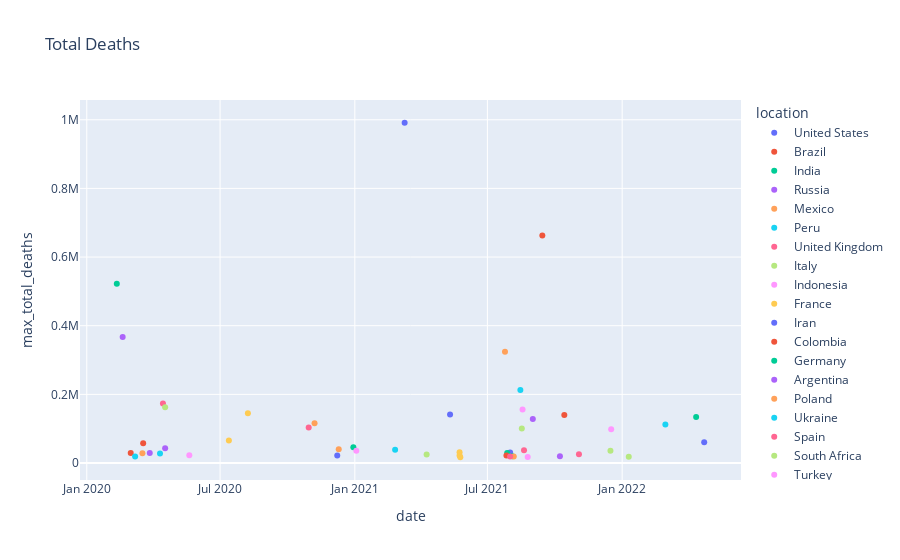

The cell this chart's notebook holds for it:
### Code cell
#scatter plot of Top 50 countries with the highest number of deaths till that date
fig = px.scatter(sorted_max_50deaths_df, x='date',y='max_total_deaths', color='location',title='Total Deaths')
fig.show()

### Figure 1 — Plotly figure (JSON) as saved in the notebook; plotly's stock layout.template omitted (floating-point values rounded to 4 significant figures)
{"data": [{"hovertemplate": "location=United States<br>date=%{x}<br>max_total_deaths=%{y}<extra></extra>", "legendgroup": "United States", "marker": {"color": "#636efa", "symbol": "circle"}, "mode": "markers", "name": "United States", "orientation": "v", "showlegend": true, "type": "scatter", "x": ["2021-03-10T00:00:00"], "xaxis": "x", "y": [991254], "yaxis": "y"}, {"hovertemplate": "location=Brazil<br>date=%{x}<br>max_total_deaths=%{y}<extra></extra>", "legendgroup": "Brazil", "marker": {"color": "#EF553B", "symbol": "circle"}, "mode": "markers", "name": "Brazil", "orientation": "v", "showlegend": true, "type": "scatter", "x": ["2021-09-14T00:00:00"], "xaxis": "x", "y": [662891], "yaxis": "y"}, {"hovertemplate": "location=India<br>date=%{x}<br>max_total_deaths=%{y}<extra></extra>", "legendgroup": "India", "marker": {"color": "#00cc96", "symbol": "circle"}, "mode": "markers", "name": "India", "orientation": "v", "showlegend": true, "type": "scatter", "x": ["2020-02-11T00:00:00"], "xaxis": "x", "y": [522223], "yaxis": "y"}, {"hovertemplate": "location=Russia<br>date=%{x}<br>max_total_deaths=%{y}<extra></extra>", "legendgroup": "Russia", "marker": {"color": "#ab63fa", "symbol": "circle"}, "mode": "markers", "name": "Russia", "orientation": "v", "showlegend": true, "type": "scatter", "x": ["2020-02-19T00:00:00"], "xaxis": "x", "y": [367366], "yaxis": "y"}, {"hovertemplate": "location=Mexico<br>date=%{x}<br>max_total_deaths=%{y}<extra></extra>", "legendgroup": "Mexico", "marker": {"color": "#FFA15A", "symbol": "circle"}, "mode": "markers", "name": "Mexico", "orientation": "v", "showlegend": true, "type": "scatter", "x": ["2021-07-25T00:00:00"], "xaxis": "x", "y": [324129], "yaxis": "y"}, {"hovertemplate": "location=Peru<br>date=%{x}<br>max_total_deaths=%{y}<extra></extra>", "legendgroup": "Peru", "marker": {"color": "#19d3f3", "symbol": "circle"}, "mode": "markers", "name": "Peru", "orientation": "v", "showlegend": true, "type": "scatter", "x": ["2021-08-15T00:00:00"], "xaxis": "x", "y": [212742], "yaxis": "y"}, {"hovertemplate": "location=United Kingdom<br>date=%{x}<br>max_total_deaths=%{y}<extra></extra>", "legendgroup": "United Kingdom", "marker": {"color": "#FF6692", "symbol": "circle"}, "mode": "markers", "name": "United Kingdom", "orientation": "v", "showlegend": true, "type": "scatter", "x": ["2020-04-14T00:00:00"], "xaxis": "x", "y": [173518], "yaxis": "y"}, {"hovertemplate": "location=Italy<br>date=%{x}<br>max_total_deaths=%{y}<extra></extra>", "legendgroup": "Italy", "marker": {"color": "#B6E880", "symbol": "circle"}, "mode": "markers", "name": "Italy", "orientation": "v", "showlegend": true, "type": "scatter", "x": ["2020-04-17T00:00:00"], "xaxis": "x", "y": [162688], "yaxis": "y"}, {"hovertemplate": "location=Indonesia<br>date=%{x}<br>max_total_deaths=%{y}<extra></extra>", "legendgroup": "Indonesia", "marker": {"color": "#FF97FF", "symbol": "circle"}, "mode": "markers", "name": "Indonesia", "orientation": "v", "showlegend": true, "type": "scatter", "x": ["2021-08-18T00:00:00"], "xaxis": "x", "y": [156100], "yaxis": "y"}, {"hovertemplate": "location=France<br>date=%{x}<br>max_total_deaths=%{y}<extra></extra>", "legendgroup": "France", "marker": {"color": "#FECB52", "symbol": "circle"}, "mode": "markers", "name": "France", "orientation": "v", "showlegend": true, "type": "scatter", "x": ["2020-08-08T00:00:00"], "xaxis": "x", "y": [145129], "yaxis": "y"}, {"hovertemplate": "location=Iran<br>date=%{x}<br>max_total_deaths=%{y}<extra></extra>", "legendgroup": "Iran", "marker": {"color": "#636efa", "symbol": "circle"}, "mode": "markers", "name": "Iran", "orientation": "v", "showlegend": true, "type": "scatter", "x": ["2021-05-11T00:00:00"], "xaxis": "x", "y": [140975], "yaxis": "y"}, {"hovertemplate": "location=Colombia<br>date=%{x}<br>max_total_deaths=%{y}<extra></extra>", "legendgroup": "Colombia", "marker": {"color": "#EF553B", "symbol": "circle"}, "mode": "markers", "name": "Colombia", "orientation": "v", "showlegend": true, "type": "scatter", "x": ["2021-10-14T00:00:00"], "xaxis": "x", "y": [139778], "yaxis": "y"}, {"hovertemplate": "location=Germany<br>date=%{x}<br>max_total_deaths=%{y}<extra></extra>", "legendgroup": "Germany", "marker": {"color": "#00cc96", "symbol": "circle"}, "mode": "markers", "name": "Germany", "orientation": "v", "showlegend": true, "type": "scatter", "x": ["2022-04-12T00:00:00"], "xaxis": "x", "y": [134185], "yaxis": "y"}, {"hovertemplate": "location=Argentina<br>date=%{x}<br>max_total_deaths=%{y}<extra></extra>", "legendgroup": "Argentina", "marker": {"color": "#ab63fa", "symbol": "circle"}, "mode": "markers", "name": "Argentina", "orientation": "v", "showlegend": true, "type": "scatter", "x": ["2021-09-01T00:00:00"], "xaxis": "x", "y": [128344], "yaxis": "y"}, {"hovertemplate": "location=Poland<br>date=%{x}<br>max_total_deaths=%{y}<extra></extra>", "legendgroup": "Poland", "marker": {"color": "#FFA15A", "symbol": "circle"}, "mode": "markers", "name": "Poland", "orientation": "v", "showlegend": true, "type": "scatter", "x": ["2020-11-07T00:00:00"], "xaxis": "x", "y": [115948], "yaxis": "y"}, {"hovertemplate": "location=Ukraine<br>date=%{x}<br>max_total_deaths=%{y}<extra></extra>", "legendgroup": "Ukraine", "marker": {"color": "#19d3f3", "symbol": "circle"}, "mode": "markers", "name": "Ukraine", "orientation": "v", "showlegend": true, "type": "scatter", "x": ["2022-03-01T00:00:00"], "xaxis": "x", "y": [112459], "yaxis": "y"}, {"hovertemplate": "location=Spain<br>date=%{x}<br>max_total_deaths=%{y}<extra></extra>", "legendgroup": "Spain", "marker": {"color": "#FF6692", "symbol": "circle"}, "mode": "markers", "name": "Spain", "orientation": "v", "showlegend": true, "type": "scatter", "x": ["2020-10-30T00:00:00"], "xaxis": "x", "y": [103721], "yaxis": "y"}, {"hovertemplate": "location=South Africa<br>date=%{x}<br>max_total_deaths=%{y}<extra></extra>", "legendgroup": "South Africa", "marker": {"color": "#B6E880", "symbol": "circle"}, "mode": "markers", "name": "South Africa", "orientation": "v", "showlegend": true, "type": "scatter", "x": ["2021-08-17T00:00:00"], "xaxis": "x", "y": [100303], "yaxis": "y"}, {"hovertemplate": "location=Turkey<br>date=%{x}<br>max_total_deaths=%{y}<extra></extra>", "legendgroup": "Turkey", "marker": {"color": "#FF97FF", "symbol": "circle"}, "mode": "markers", "name": "Turkey", "orientation": "v", "showlegend": true, "type": "scatter", "x": ["2021-12-17T00:00:00"], "xaxis": "x", "y": [98691], "yaxis": "y"}, {"hovertemplate": "location=Romania<br>date=%{x}<br>max_total_deaths=%{y}<extra></extra>", "legendgroup": "Romania", "marker": {"color": "#FECB52", "symbol": "circle"}, "mode": "markers", "name": "Romania", "orientation": "v", "showlegend": true, "type": "scatter", "x": ["2020-07-13T00:00:00"], "xaxis": "x", "y": [65427], "yaxis": "y"}, {"hovertemplate": "location=Philippines<br>date=%{x}<br>max_total_deaths=%{y}<extra></extra>", "legendgroup": "Philippines", "marker": {"color": "#636efa", "symbol": "circle"}, "mode": "markers", "name": "Philippines", "orientation": "v", "showlegend": true, "type": "scatter", "x": ["2022-04-23T00:00:00"], "xaxis": "x", "y": [60182], "yaxis": "y"}, {"hovertemplate": "location=Chile<br>date=%{x}<br>max_total_deaths=%{y}<extra></extra>", "legendgroup": "Chile", "marker": {"color": "#EF553B", "symbol": "circle"}, "mode": "markers", "name": "Chile", "orientation": "v", "showlegend": true, "type": "scatter", "x": ["2020-03-18T00:00:00"], "xaxis": "x", "y": [57375], "yaxis": "y"}, {"hovertemplate": "location=Hungary<br>date=%{x}<br>max_total_deaths=%{y}<extra></extra>", "legendgroup": "Hungary", "marker": {"color": "#00cc96", "symbol": "circle"}, "mode": "markers", "name": "Hungary", "orientation": "v", "showlegend": true, "type": "scatter", "x": ["2020-12-30T00:00:00"], "xaxis": "x", "y": [46048], "yaxis": "y"}, {"hovertemplate": "location=Vietnam<br>date=%{x}<br>max_total_deaths=%{y}<extra></extra>", "legendgroup": "Vietnam", "marker": {"color": "#ab63fa", "symbol": "circle"}, "mode": "markers", "name": "Vietnam", "orientation": "v", "showlegend": true, "type": "scatter", "x": ["2020-04-17T00:00:00"], "xaxis": "x", "y": [43013], "yaxis": "y"}, {"hovertemplate": "location=Czechia<br>date=%{x}<br>max_total_deaths=%{y}<extra></extra>", "legendgroup": "Czechia", "marker": {"color": "#FFA15A", "symbol": "circle"}, "mode": "markers", "name": "Czechia", "orientation": "v", "showlegend": true, "type": "scatter", "x": ["2020-12-10T00:00:00"], "xaxis": "x", "y": [40083], "yaxis": "y"}, {"hovertemplate": "location=Canada<br>date=%{x}<br>max_total_deaths=%{y}<extra></extra>", "legendgroup": "Canada", "marker": {"color": "#19d3f3", "symbol": "circle"}, "mode": "markers", "name": "Canada", "orientation": "v", "showlegend": true, "type": "scatter", "x": ["2021-02-25T00:00:00"], "xaxis": "x", "y": [38849], "yaxis": "y"}, {"hovertemplate": "location=Bulgaria<br>date=%{x}<br>max_total_deaths=%{y}<extra></extra>", "legendgroup": "Bulgaria", "marker": {"color": "#FF6692", "symbol": "circle"}, "mode": "markers", "name": "Bulgaria", "orientation": "v", "showlegend": true, "type": "scatter", "x": ["2021-08-20T00:00:00"], "xaxis": "x", "y": [36854], "yaxis": "y"}, {"hovertemplate": "location=Ecuador<br>date=%{x}<br>max_total_deaths=%{y}<extra></extra>", "legendgroup": "Ecuador", "marker": {"color": "#B6E880", "symbol": "circle"}, "mode": "markers", "name": "Ecuador", "orientation": "v", "showlegend": true, "type": "scatter", "x": ["2021-12-16T00:00:00"], "xaxis": "x", "y": [35581], "yaxis": "y"}, {"hovertemplate": "location=Malaysia<br>date=%{x}<br>max_total_deaths=%{y}<extra></extra>", "legendgroup": "Malaysia", "marker": {"color": "#FF97FF", "symbol": "circle"}, "mode": "markers", "name": "Malaysia", "orientation": "v", "showlegend": true, "type": "scatter", "x": ["2021-01-03T00:00:00"], "xaxis": "x", "y": [35499], "yaxis": "y"}, {"hovertemplate": "location=Belgium<br>date=%{x}<br>max_total_deaths=%{y}<extra></extra>", "legendgroup": "Belgium", "marker": {"color": "#FECB52", "symbol": "circle"}, "mode": "markers", "name": "Belgium", "orientation": "v", "showlegend": true, "type": "scatter", "x": ["2021-05-24T00:00:00"], "xaxis": "x", "y": [31319], "yaxis": "y"}, {"hovertemplate": "location=Pakistan<br>date=%{x}<br>max_total_deaths=%{y}<extra></extra>", "legendgroup": "Pakistan", "marker": {"color": "#636efa", "symbol": "circle"}, "mode": "markers", "name": "Pakistan", "orientation": "v", "showlegend": true, "type": "scatter", "x": ["2021-08-01T00:00:00"], "xaxis": "x", "y": [30369], "yaxis": "y"}, {"hovertemplate": "location=Japan<br>date=%{x}<br>max_total_deaths=%{y}<extra></extra>", "legendgroup": "Japan", "marker": {"color": "#EF553B", "symbol": "circle"}, "mode": "markers", "name": "Japan", "orientation": "v", "showlegend": true, "type": "scatter", "x": ["2020-03-01T00:00:00"], "xaxis": "x", "y": [29305], "yaxis": "y"}, {"hovertemplate": "location=Bangladesh<br>date=%{x}<br>max_total_deaths=%{y}<extra></extra>", "legendgroup": "Bangladesh", "marker": {"color": "#00cc96", "symbol": "circle"}, "mode": "markers", "name": "Bangladesh", "orientation": "v", "showlegend": true, "type": "scatter", "x": ["2021-07-28T00:00:00"], "xaxis": "x", "y": [29127], "yaxis": "y"}, {"hovertemplate": "location=Greece<br>date=%{x}<br>max_total_deaths=%{y}<extra></extra>", "legendgroup": "Greece", "marker": {"color": "#ab63fa", "symbol": "circle"}, "mode": "markers", "name": "Greece", "orientation": "v", "showlegend": true, "type": "scatter", "x": ["2020-03-27T00:00:00"], "xaxis": "x", "y": [28867], "yaxis": "y"}, {"hovertemplate": "location=Tunisia<br>date=%{x}<br>max_total_deaths=%{y}<extra></extra>", "legendgroup": "Tunisia", "marker": {"color": "#FFA15A", "symbol": "circle"}, "mode": "markers", "name": "Tunisia", "orientation": "v", "showlegend": true, "type": "scatter", "x": ["2020-03-17T00:00:00"], "xaxis": "x", "y": [28533], "yaxis": "y"}, {"hovertemplate": "location=Thailand<br>date=%{x}<br>max_total_deaths=%{y}<extra></extra>", "legendgroup": "Thailand", "marker": {"color": "#19d3f3", "symbol": "circle"}, "mode": "markers", "name": "Thailand", "orientation": "v", "showlegend": true, "type": "scatter", "x": ["2020-04-10T00:00:00"], "xaxis": "x", "y": [27899], "yaxis": "y"}, {"hovertemplate": "location=Iraq<br>date=%{x}<br>max_total_deaths=%{y}<extra></extra>", "legendgroup": "Iraq", "marker": {"color": "#FF6692", "symbol": "circle"}, "mode": "markers", "name": "Iraq", "orientation": "v", "showlegend": true, "type": "scatter", "x": ["2021-11-03T00:00:00"], "xaxis": "x", "y": [25205], "yaxis": "y"}, {"hovertemplate": "location=Egypt<br>date=%{x}<br>max_total_deaths=%{y}<extra></extra>", "legendgroup": "Egypt", "marker": {"color": "#B6E880", "symbol": "circle"}, "mode": "markers", "name": "Egypt", "orientation": "v", "showlegend": true, "type": "scatter", "x": ["2021-04-09T00:00:00"], "xaxis": "x", "y": [24613], "yaxis": "y"}, {"hovertemplate": "location=Netherlands<br>date=%{x}<br>max_total_deaths=%{y}<extra></extra>", "legendgroup": "Netherlands", "marker": {"color": "#FF97FF", "symbol": "circle"}, "mode": "markers", "name": "Netherlands", "orientation": "v", "showlegend": true, "type": "scatter", "x": ["2020-05-20T00:00:00"], "xaxis": "x", "y": [22313], "yaxis": "y"}, {"hovertemplate": "location=South Korea<br>date=%{x}<br>max_total_deaths=%{y}<extra></extra>", "legendgroup": "South Korea", "marker": {"color": "#FECB52", "symbol": "circle"}, "mode": "markers", "name": "South Korea", "orientation": "v", "showlegend": true, "type": "scatter", "x": ["2021-05-24T00:00:00"], "xaxis": "x", "y": [22243], "yaxis": "y"}, {"hovertemplate": "location=Portugal<br>date=%{x}<br>max_total_deaths=%{y}<extra></extra>", "legendgroup": "Portugal", "marker": {"color": "#636efa", "symbol": "circle"}, "mode": "markers", "name": "Portugal", "orientation": "v", "showlegend": true, "type": "scatter", "x": ["2020-12-08T00:00:00"], "xaxis": "x", "y": [22162], "yaxis": "y"}, {"hovertemplate": "location=Bolivia<br>date=%{x}<br>max_total_deaths=%{y}<extra></extra>", "legendgroup": "Bolivia", "marker": {"color": "#EF553B", "symbol": "circle"}, "mode": "markers", "name": "Bolivia", "orientation": "v", "showlegend": true, "type": "scatter", "x": ["2021-07-27T00:00:00"], "xaxis": "x", "y": [21908], "yaxis": "y"}, {"hovertemplate": "location=Slovakia<br>date=%{x}<br>max_total_deaths=%{y}<extra></extra>", "legendgroup": "Slovakia", "marker": {"color": "#00cc96", "symbol": "circle"}, "mode": "markers", "name": "Slovakia", "orientation": "v", "showlegend": true, "type": "scatter", "x": ["2021-08-04T00:00:00"], "xaxis": "x", "y": [19839], "yaxis": "y"}, {"hovertemplate": "location=Myanmar<br>date=%{x}<br>max_total_deaths=%{y}<extra></extra>", "legendgroup": "Myanmar", "marker": {"color": "#ab63fa", "symbol": "circle"}, "mode": "markers", "name": "Myanmar", "orientation": "v", "showlegend": true, "type": "scatter", "x": ["2021-10-08T00:00:00"], "xaxis": "x", "y": [19434], "yaxis": "y"}, {"hovertemplate": "location=Kazakhstan<br>date=%{x}<br>max_total_deaths=%{y}<extra></extra>", "legendgroup": "Kazakhstan", "marker": {"color": "#FFA15A", "symbol": "circle"}, "mode": "markers", "name": "Kazakhstan", "orientation": "v", "showlegend": true, "type": "scatter", "x": ["2021-08-06T00:00:00"], "xaxis": "x", "y": [19013], "yaxis": "y"}, {"hovertemplate": "location=Paraguay<br>date=%{x}<br>max_total_deaths=%{y}<extra></extra>", "legendgroup": "Paraguay", "marker": {"color": "#19d3f3", "symbol": "circle"}, "mode": "markers", "name": "Paraguay", "orientation": "v", "showlegend": true, "type": "scatter", "x": ["2020-03-07T00:00:00"], "xaxis": "x", "y": [18795], "yaxis": "y"}, {"hovertemplate": "location=Sweden<br>date=%{x}<br>max_total_deaths=%{y}<extra></extra>", "legendgroup": "Sweden", "marker": {"color": "#FF6692", "symbol": "circle"}, "mode": "markers", "name": "Sweden", "orientation": "v", "showlegend": true, "type": "scatter", "x": ["2021-08-01T00:00:00"], "xaxis": "x", "y": [18689], "yaxis": "y"}, {"hovertemplate": "location=Austria<br>date=%{x}<br>max_total_deaths=%{y}<extra></extra>", "legendgroup": "Austria", "marker": {"color": "#B6E880", "symbol": "circle"}, "mode": "markers", "name": "Austria", "orientation": "v", "showlegend": true, "type": "scatter", "x": ["2022-01-10T00:00:00"], "xaxis": "x", "y": [18047], "yaxis": "y"}, {"hovertemplate": "location=Guatemala<br>date=%{x}<br>max_total_deaths=%{y}<extra></extra>", "legendgroup": "Guatemala", "marker": {"color": "#FF97FF", "symbol": "circle"}, "mode": "markers", "name": "Guatemala", "orientation": "v", "showlegend": true, "type": "scatter", "x": ["2021-08-25T00:00:00"], "xaxis": "x", "y": [17520], "yaxis": "y"}, {"hovertemplate": "location=Georgia<br>date=%{x}<br>max_total_deaths=%{y}<extra></extra>", "legendgroup": "Georgia", "marker": {"color": "#FECB52", "symbol": "circle"}, "mode": "markers", "name": "Georgia", "orientation": "v", "showlegend": true, "type": "scatter", "x": ["2021-05-25T00:00:00"], "xaxis": "x", "y": [16800], "yaxis": "y"}], "layout": {"legend": {"title": {"text": "location"}, "tracegroupgap": 0}, "title": {"text": "Total Deaths"}, "xaxis": {"anchor": "y", "domain": [0, 1], "title": {"text": "date"}}, "yaxis": {"anchor": "x", "domain": [0, 1], "title": {"text": "max_total_deaths"}}}}
